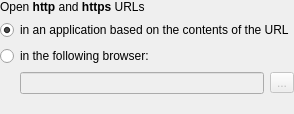
<?xml version="1.0" encoding="UTF-8"?>
<ui version="4.0">
 <class>BrowserConfig_UI</class>
 <widget class="QWidget" name="BrowserConfig_UI">
  <layout class="QVBoxLayout" name="verticalLayout">
   <property name="margin">
    <number>0</number>
   </property>
   <item>
    <widget class="QLabel" name="label">
     <property name="text">
      <string>&lt;qt&gt;Open &lt;b&gt;http&lt;/b&gt; and &lt;b&gt;https&lt;/b&gt; URLs&lt;/qt&gt;</string>
     </property>
    </widget>
   </item>
   <item>
    <widget class="QRadioButton" name="radioKIO">
     <property name="text">
      <string>in an application based on the contents of the URL</string>
     </property>
     <property name="checked">
      <bool>true</bool>
     </property>
    </widget>
   </item>
   <item>
    <widget class="QRadioButton" name="radioExec">
     <property name="text">
      <string>in the following browser:</string>
     </property>
    </widget>
   </item>
   <item>
    <layout class="QHBoxLayout">
     <item>
      <spacer>
       <property name="orientation">
        <enum>Qt::Horizontal</enum>
       </property>
       <property name="sizeType">
        <enum>QSizePolicy::Fixed</enum>
       </property>
       <property name="sizeHint" stdset="0">
        <size>
         <width>20</width>
         <height>0</height>
        </size>
       </property>
      </spacer>
     </item>
     <item>
      <widget class="KLineEdit" name="lineExec">
       <property name="enabled">
        <bool>false</bool>
       </property>
      </widget>
     </item>
     <item>
      <widget class="QToolButton" name="btnSelectBrowser">
       <property name="enabled">
        <bool>false</bool>
       </property>
       <property name="text">
        <string>...</string>
       </property>
      </widget>
     </item>
    </layout>
   </item>
   <item>
    <spacer>
     <property name="orientation">
      <enum>Qt::Vertical</enum>
     </property>
     <property name="sizeType">
      <enum>QSizePolicy::Expanding</enum>
     </property>
     <property name="sizeHint" stdset="0">
      <size>
       <width>0</width>
       <height>20</height>
      </size>
     </property>
    </spacer>
   </item>
  </layout>
 </widget>
 <customwidgets>
  <customwidget>
   <class>KLineEdit</class>
   <extends>QLineEdit</extends>
   <header location="global">KLineEdit</header>
  </customwidget>
 </customwidgets>
 <resources/>
 <connections>
  <connection>
   <sender>radioExec</sender>
   <signal>toggled(bool)</signal>
   <receiver>lineExec</receiver>
   <slot>setEnabled(bool)</slot>
   <hints>
    <hint type="sourcelabel">
     <x>20</x>
     <y>20</y>
    </hint>
    <hint type="destinationlabel">
     <x>20</x>
     <y>20</y>
    </hint>
   </hints>
  </connection>
  <connection>
   <sender>radioExec</sender>
   <signal>toggled(bool)</signal>
   <receiver>btnSelectBrowser</receiver>
   <slot>setEnabled(bool)</slot>
   <hints>
    <hint type="sourcelabel">
     <x>20</x>
     <y>20</y>
    </hint>
    <hint type="destinationlabel">
     <x>20</x>
     <y>20</y>
    </hint>
   </hints>
  </connection>
 </connections>
</ui>
